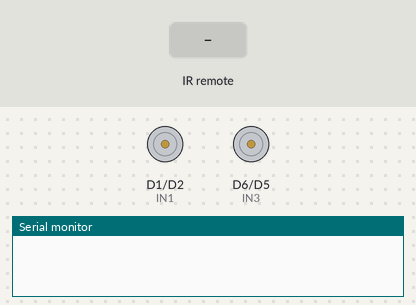
The sketch below on a simulated ESP8266 (NodeMCU). Shown: motor-driver pin pairs drawn as motors (green arrow = first pin HIGH = forward, orange = second pin HIGH = backward, longer = more drive, scaled by the enable pin), the last lines printed to the serial monitor. The inputs (shaded band) are chosen by the test bench.

Above: at 1.2 s.
1.3 s: infrared code 0xFF38C7 received
At 2.1 s:
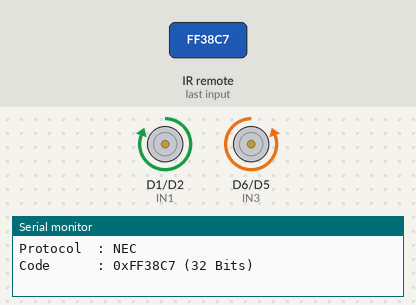
3.8 s: infrared code 0xFF6897 received
At 4.5 s:
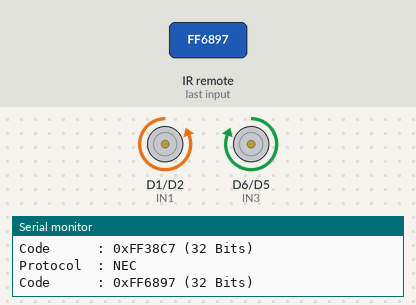
Timing chart, 0 to 6.8 s (numbered marks = the images above; inputs shaded):
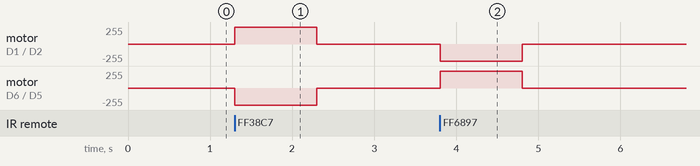

The sketch:

irmotor.ino
```cpp
#include <IRremoteESP8266.h>
#include <IRrecv.h>
#include <IRutils.h>

// IR receiver pin
const uint16_t RECV_PIN = D4;

// L298N motor driver pins
const uint8_t ENA = D7;
const uint8_t IN1 = D1;
const uint8_t IN2 = D2;
const uint8_t ENB = D8;
const uint8_t IN3 = D6;
const uint8_t IN4 = D5;
// IR code for the specific button
const uint32_t BUTTON_CODE = 0xFF38C7;
const uint32_t BUTTON_CODE2 = 0xFF6897;

IRrecv irrecv(RECV_PIN);
decode_results results;

void setup() {
  Serial.begin(9600);
  irrecv.enableIRIn(); // Start the receiver

  // Initialize motor control pins
  pinMode(ENA, OUTPUT);
  pinMode(IN1, OUTPUT);
  pinMode(IN2, OUTPUT);
  pinMode(ENB, OUTPUT);
  pinMode(IN3, OUTPUT);
  pinMode(IN4, OUTPUT);

  // Set initial state of the motor to off
  digitalWrite(ENA, LOW);
  digitalWrite(IN1, LOW);
  digitalWrite(IN2, LOW);
  digitalWrite(ENB, LOW);
  digitalWrite(IN3, LOW);
  digitalWrite(IN4, LOW);
}

void loop() {
  if (irrecv.decode(&results)) {
    Serial.println(resultToHumanReadableBasic(&results)); // Print the result in human-readable form
    if (results.value == BUTTON_CODE) {
      moveMotor();
    } else if (results.value == BUTTON_CODE2){
      moveMotor2();
    }
    irrecv.resume(); // Receive the next value
  }
  delay(100);
}

void moveMotor() {
  // Move motor forward
  digitalWrite(IN1, HIGH);
  digitalWrite(IN2, LOW);
  digitalWrite(IN3, LOW);
  digitalWrite(IN4, HIGH);
  analogWrite(ENA, 255); // Set motor speed (0-255)
  analogWrite(ENB, 255);
  delay(1000); // Run motor for 1 second (adjust as needed)

  // Stop motor
  digitalWrite(ENA, LOW);
  digitalWrite(IN1, LOW);
  digitalWrite(IN2, LOW);
  digitalWrite(ENB, LOW);
  digitalWrite(IN3, LOW);
  digitalWrite(IN4, LOW);
}

void moveMotor2() {
  // Move motor forward
  digitalWrite(IN1, LOW);
  digitalWrite(IN2, HIGH);
  digitalWrite(IN3, HIGH);
  digitalWrite(IN4, LOW);
  analogWrite(ENA, 255); // Set motor speed (0-255)
  analogWrite(ENB, 255);
  delay(1000); // Run motor for 1 second (adjust as needed)

  // Stop motor
  digitalWrite(ENA, LOW);
  digitalWrite(IN1, LOW);
  digitalWrite(IN2, LOW);
  digitalWrite(ENB, LOW);
  digitalWrite(IN3, LOW);
  digitalWrite(IN4, LOW);
}
```

Measured:
- after the input at 1.3 s, motor on D1 (IN1) / D2 (IN2): stopped → forward 255/255 at once, → stopped 1.0 s later; motor on D6 (IN3) / D5 (IN4): stopped → backward 255/255 at once, → stopped 1.0 s later
- after the input at 3.8 s, motor on D1 (IN1) / D2 (IN2): stopped → backward 255/255 at once, → stopped 1.0 s later; motor on D6 (IN3) / D5 (IN4): stopped → forward 255/255 at once, → stopped 1.0 s later
